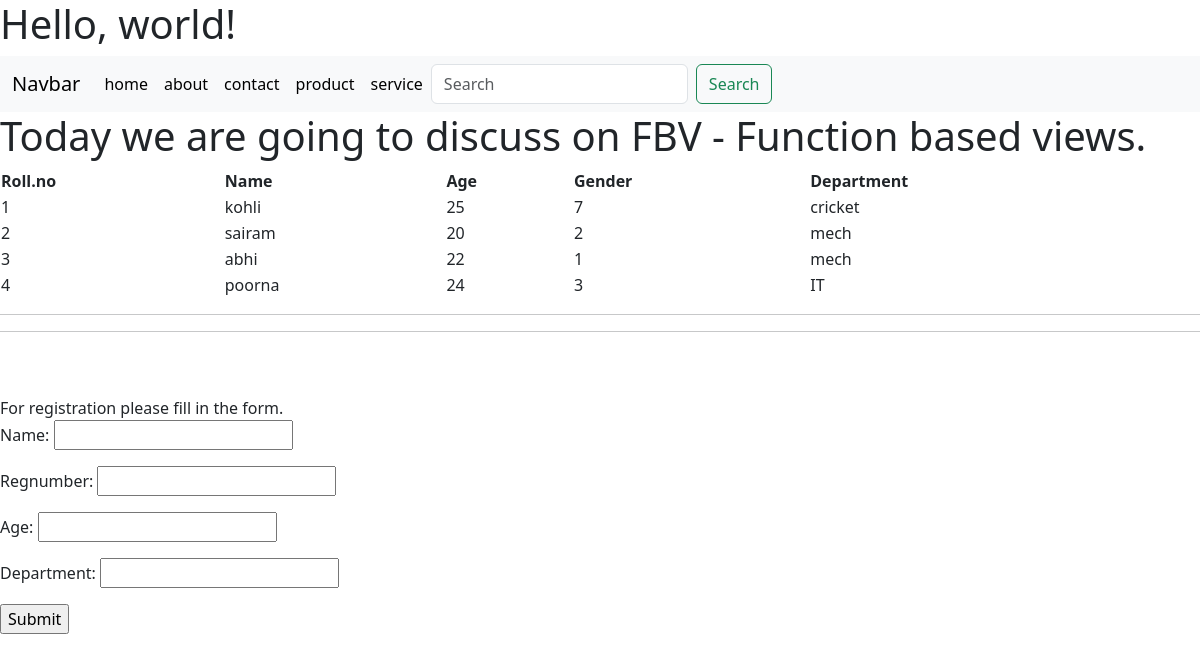
Page /form on the committed database.
### IT/models.py (models this page shows, shortened)
class Student(models.Model):
    name=models.CharField(max_length=200)
    regnumber=models.IntegerField()
    age=models.IntegerField()
    department=models.CharField(max_length=20)

### IT/views.py (the view)
# urls.py: path('form', views.form,name  = 'form'),
def form(request):
    stu = Student.objects.all()
    form = StudentForm
    if request.method =="POST":
        form = StudentForm(request.POST)
        if form.is_valid():
            form.save()
            return redirect('student')
    context = {'stu': stu, 'form': form}
    return render(request, 'form.html', context)

### templates/form.html (shortened to what this page needs)
{% extends "base.html" %}
{% block content %}
<h1>
    Today we are going to discuss on FBV - Function based views.
</h1>
<div>
    <table style="width:100%"; border-spacing: 5px;>
             <tr>
                <th>Roll.no</th>
               <th>Name</th>
               <th >Age</th>
               <th >Gender</th>
               <th >Department</th>
             </tr>
                     {% for a in stu %}
           <tr>
               <td>{{ a.id }} </td>
               <td>{{ a.name }}</td>
               <td>{{ a.age }}</td>
               <td>{{ a.regnumber }}</td>
               <td>{{ a.department }}</td>
           </tr>
       {% endfor %}
   </table>
<hr><hr>
<br><br>
For registration please fill in the form.
<div>
    <form action = "" method = "post">
        {{form.as_p }}
        <input type="submit" value= "Submit">
    </form>
</div>
{% endblock %}

### rows in the picture
Student: id "1", name "kohli", age "25", regnumber "7", department "cricket"
Student: id "2", name "sairam", age "20", regnumber "2", department "mech"
Student: id "3", name "abhi", age "22", regnumber "1", department "mech"
Student: id "4", name "poorna", age "24", regnumber "3", department "IT"
